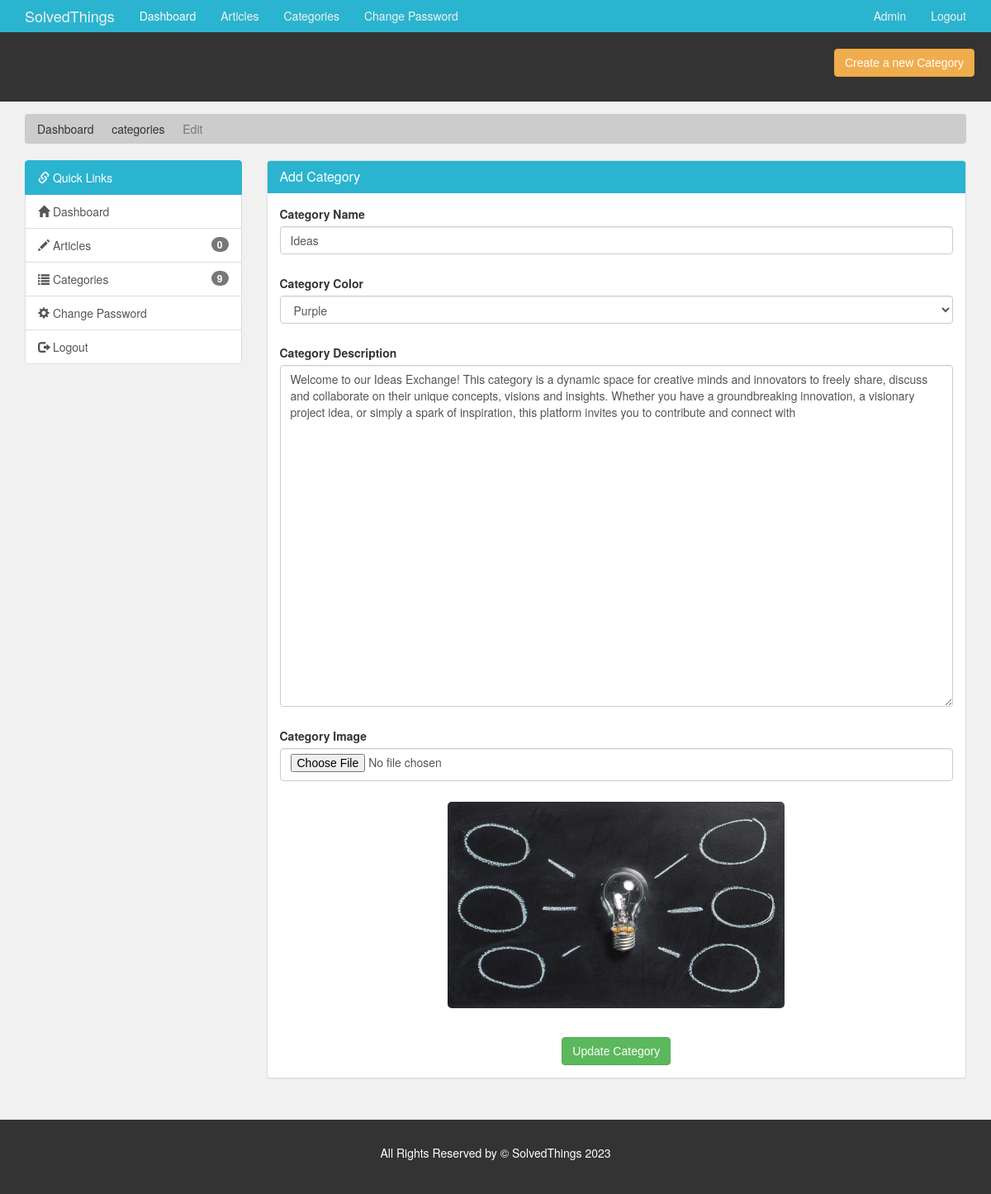
The page /admin/edit-category.php?id=3 (signed in) on the database its author committed.
### tables this page shows
CREATE TABLE `category` (
  `category_id` int(11) NOT NULL,
  `category_name` varchar(45) NOT NULL,
  `category_color` varchar(35) NOT NULL,
  `category_image` varchar(250) NOT NULL,
  `category_description` varchar(350) NOT NULL
);

### admin/edit-category.php (the view, shortened to what this page needs)
<?php
  require('./includes/nav.inc.php');
  if(isset($_GET['id'])) {
    $category_id = $_GET['id'];
  }else {
    redirect('./categories.php');
  }
?>
<section id="breadcrumb">
  <div class="container">
    <ol class="breadcrumb">
      <li><a href="./index.php">Dashboard</a></li>
      <li><a href="./categories.php">categories</a></li>
      <li class="active">Edit</li>
    </ol>
  </div>
</section>
<section id="main">
  <div class="container">
    <div class="row">
      <?php
        $sql = "SELECT *
                FROM category
                WHERE category_id = {$category_id}";
        $result = mysqli_query($con,$sql);
        $data = mysqli_fetch_assoc($result);
        $category_name = $data['category_name'];
        $category_desc = $data['category_description'];
        $category_color = $data['category_color'];
        $category_image = $data['category_image'];
        require('./includes/quick-links.inc.php');
      ?>
      <div class="col-md-9">
        <div class="panel panel-default">
          <div class="panel-heading main-color-bg">
            <h3 class="panel-title">Add Category</h3>
          </div>
          <div class="panel-body">
            <form method="post" id="edit_form" enctype="multipart/form-data">
              <div class="form-group">
                <label>Category Name</label>
                <input type="text" autocomplete="off" class="form-control" placeholder="Category Name"
                  name="category_title" id="category_title" required value="<?php echo $category_name ?>" />
                <p id="error-title" class="error-msg text-danger"></p>
              </div>
              <div class="form-group">
                <label>Category Color</label>
                <select name="category_color" class="form-control" id="category_color">
                  <?php
                    $purple = "";
                    if($category_color == "tag-purple") {
                      $purple = "selected";
                    }
                  ?>
                  <option value="tag-purple" <?php echo $purple; ?>>Purple</option>
                </select>
                <p id="error-cat" class="error-msg text-danger"></p>
              </div>
              <div class="form-group">
                <label>Category Description</label>
                <textarea name="category_desc" autocomplete="off" id="category_desc" class="form-control"
                  placeholder="Category Description" rows="20" min="150"
                  required><?php echo $category_desc ?></textarea>
                <p id="error-desc" class="error-msg text-danger"></p>
              </div>
              <div class="form-group">
                <label>Category Image</label>
                <input type="file" class="form-control" placeholder="Category Image" name="category_img"
                  id="category_img" accept="image/*" />
                <p id="error-img" class="error-msg text-danger"></p>
              </div>
              <div class="form-group text-center">
                <img src="../assets/images/category/<?php echo $category_image ?>" class="image_preview"
                  id="image_preview" />
              </div>
              <br>
              <div class="text-center">
                <button type="submit" name="submit" class="btn btn-success">Update Category</button>
              </div>
            </form>
          </div>
        </div>
      </div>
    </div>
  </div>
</section>
<?php
  require('./includes/footer.inc.php')
?>

### assets/css/partials/4-component.css (style rules this page uses)
.container { width: 100%; padding-right: 15px; padding-left: 15px; margin-right: auto; margin-left: auto; }
.btn { display: inline-block; border: none; background: var(--dark-color); color: #fff; text-decoration: none; font-family: var(--ff-nunito); padding: 0.5rem 0.75rem; border-radius: var(--border-radius); transition: all 200ms ease-in-out; }

### assets/css/admin/style.css (style rules this page uses)
body { background: var(--light-color); }
.main-color-bg { background-color: var(--primary-color) !important; border-color: var(--primary-color) !important; color: #ffffff !important; }
.breadcrumb { background: #cccccc; color: #333333; }
.breadcrumb a { color: #333333; }
#main { min-height: 57.2vh; }
input[type="file"] { padding-bottom: 3.2rem; }
.image_preview { width: 50%; margin-left: auto; height: 250px; object-fit: cover; border-radius: var(--border-radius); }
.error-msg { padding-left: 1rem; padding-top: 1rem; font-weight: bold; }

### assets/css/partials/1-variables.css (style rules this page uses)
:root { --primary-color: #2bb4cf; --secondary-color: #f99500; --light-color: #f1f1f1; --dark-color: #50514f; --black-color: #333333; --tag-trend-color: #2bb4cf; --tag-yellow-color: #ffbe0b; --tag-purple-color: #8338ec; --tag-blue-color: #3a86ff; --tag-green-color: #00ff73; --tag-orange-color: #2bb4cf; --tag-pink-color: #2bb4cf; --tag-brown-color: #663f3f; --hover-color: #2bb4cf; --active-color: #2bb4cf; --ts-vs: 0.56rem; --ts-sml: 0.8rem; --ts-md: 1.1rem; --ts-lg: 1.25rem; --hs-vs: 1.3rem; --hs-sml: 2rem; --hs-md: 2.5rem; --hs-lg: 3rem; --ff-monts: "Montserrat", sans-serif; --ff-nunito: "Nunito Sans", sans-serif; --ff-noto: "Noto Serif", serif; --ff-robo: "Roboto", sans-serif; --border-radius: 5px; }

### rows shown on the page
category: category_title "Ideas", category_desc "Welcome to our Ideas Exchange! This category is a dynamic space for creative minds and innovators to freely share, discuss and collaborate on their unique concepts, visions and insights. Whether you have a groundbreaking innovation, a visionary project idea, or simply a spark of inspiration, this platform invites you to contribute and connect with", category_image (picture)

### other values the page prints
$admin_name "Admin"
$no_of_articles "0"
$no_of_categories "9"
